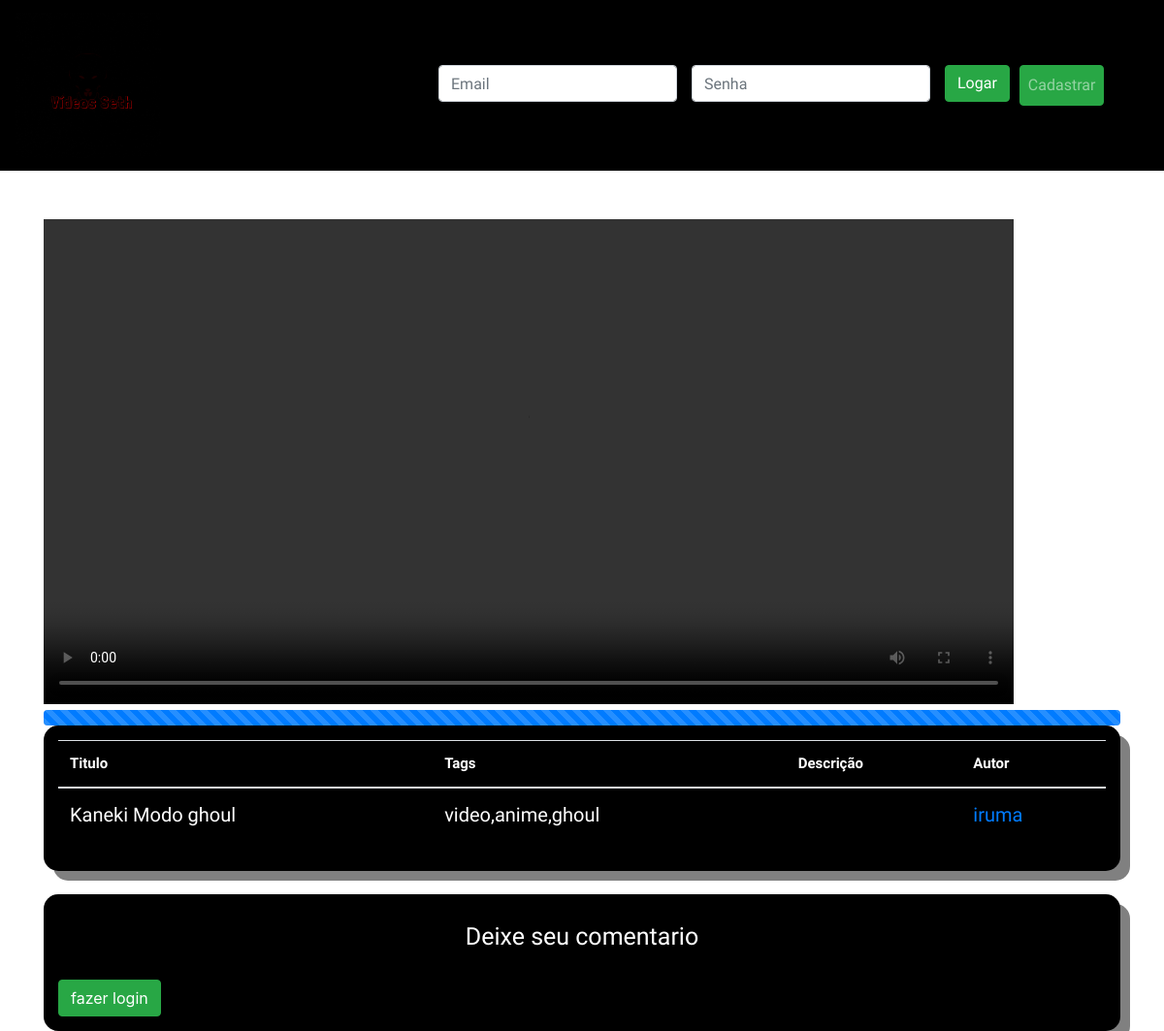
The page /7 on the database as committed earlier.
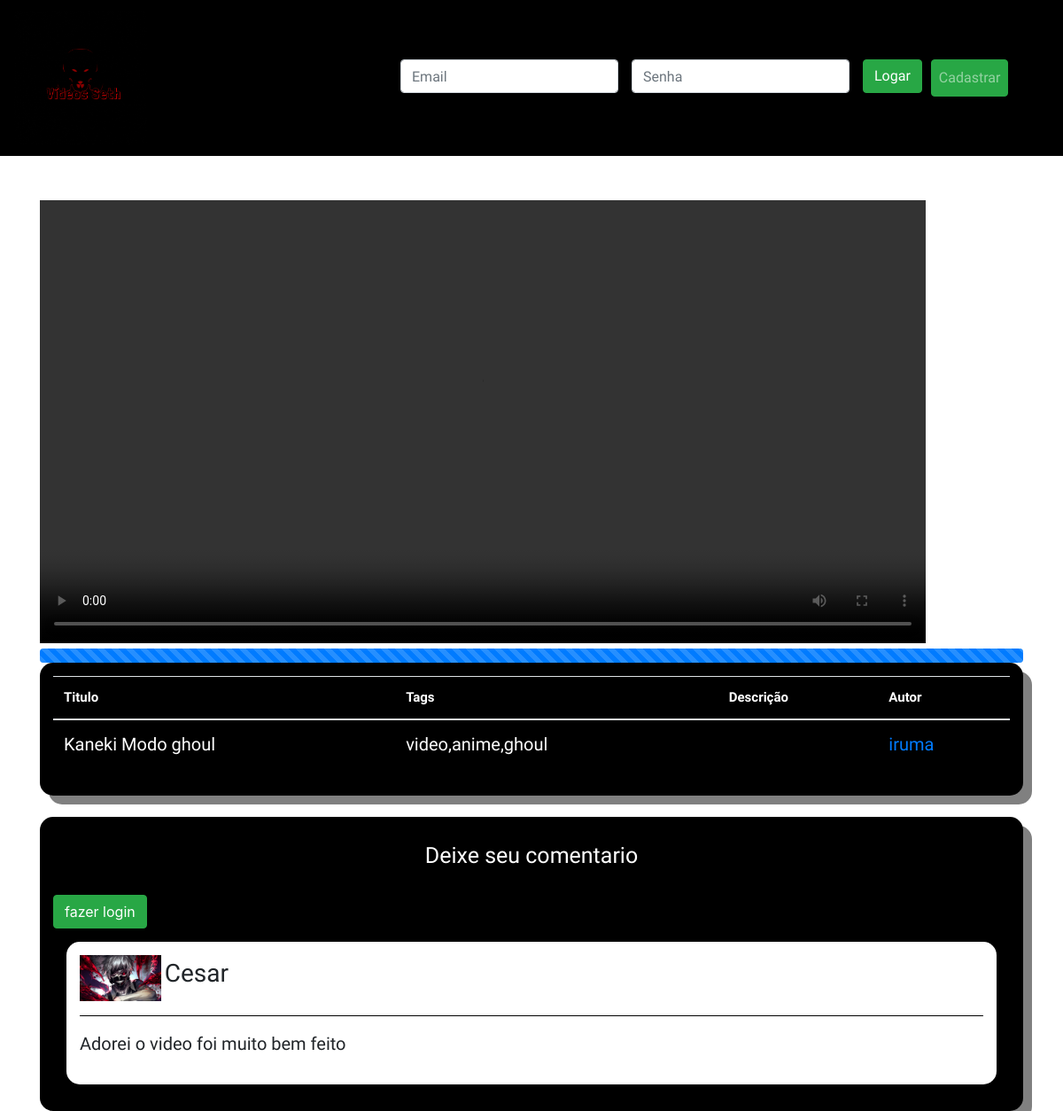
The same page on the database as committed later.
### Core/models.py (models this page shows)
class Usuarios(models.Model):
    Nikename = models.CharField(max_length=200)
    Foto = models.ImageField(upload_to='Fotos/%d/%m%Y')
    Usuario = models.ForeignKey(User, on_delete=models.CASCADE)

class Comentarios(models.Model):
    Usuario = models.ForeignKey(User,on_delete=models.CASCADE)
    Video = models.ForeignKey(Videos,on_delete=models.CASCADE)
    Comentario = models.TextField(max_length=500)

### Core/views.py (the view)
# urls.py: path('<int:vid_id>',views.Detalhes,name='Detalhes'),
def Detalhes(request,vid_id):
    video = Videos.objects.get(id=vid_id)
    comentario = Comentarios.objects.all().filter(Video=vid_id)
    nike = Usuarios.objects.all()
    dados = {'video':video,'comentario':comentario,'nike':nike}
    return render(request,'Detalhes.html',dados)

### Templates/Detalhes.html (shortened to what this page needs)
{% extends 'Head_basic.html' %}
{% block content %}
   <div class="container">
        <video controls autoplay width="1000" height="500">
            <source src="{{video.Video.url}}">
        </video>
        <div class="progress">
            <div class="progress-bar progress-bar-striped progress-bar-animated" style="width:100%"></div>
        </div>
        <div class="box_estilo">
            <table class="table table-hover">
                <thead>
                    <tr>
                        <th>Titulo</th>
                        <th>Tags</th>
                        <th>Descrição</th>
                        <th>Autor</th>
                    </tr>
                </thead>
                <tbody>
                    <tr>
                        <td>{{video.Titulo}}</td>
                        <td>{{video.Categoria}}</td>
                        <td>{{video.Descricao}}</td>
                        <td>{% for nike in nike %}
                                {% if nike.Usuario == video.Usuario %}
                                    <a href="{% url 'Perfil_do_video' nike.id %}">{{nike.Nikename}}</a>
                                {% endif %}
                            {% endfor%}
                        </td>
                    </tr>
                </tbody>
            </table>
        </div>
        <br>
        <div class="box_estilo">
            <p class="p_titulo">Deixe seu comentario</p>
            {% if user.is_authenticated %}
                <form class="form-inline" action="{% url 'Comentario' video.id %}" method="POST" >
                    {% csrf_token %}
                    <input type="text" name="Comentario" class="form-control" style="width:89%;">
                    <button type="submit" class="btn btn-success" style="margin-left: 10px;" >comentar</button>
                </form>
            {% else %}
                <button type="button" class="btn btn-success" data-toggle="modal" data-target="#login" > fazer login</button>
            {% endif %}
            {% for comente in comentario %}
                <div class="box_comentarios">
                    {% for nike in nike %}
                        {% if comente.Usuario == nike.Usuario %}
                            <img src="{{nike.Foto.url}}" style="width:9%; display:inline-block;" alt="">
                            <h3 style="display: inline-block;">{{nike.Nikename}}</h3>
                        {% endif%}
                    {% endfor%}
                    <hr style="background-color: black;">
                    <p>{{comente.Comentario}}</p>
                </div>
            {%endfor%}
        </div>
   </div>
{% endblock%}

Rows that differ between the two databases and show on the page:
added Comentarios: Comentario "Adorei o video foi muito bem feito"
now on this page (row edited): Usuarios: Foto (picture), Nikename "Cesar", shown under "Adorei o video foi muito bem feito"
